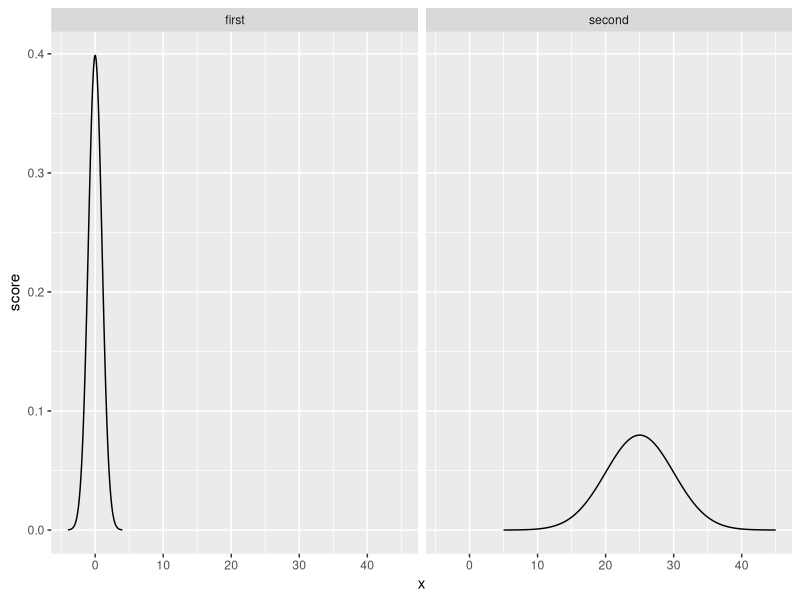
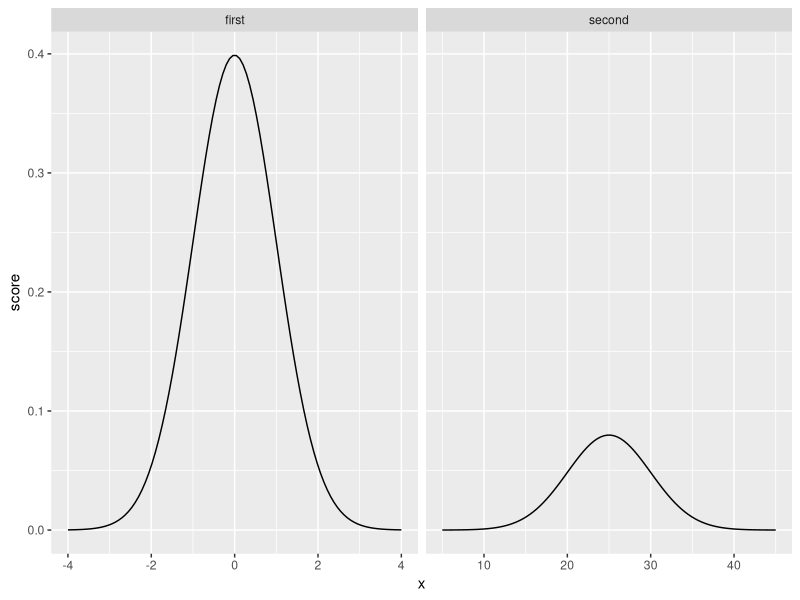
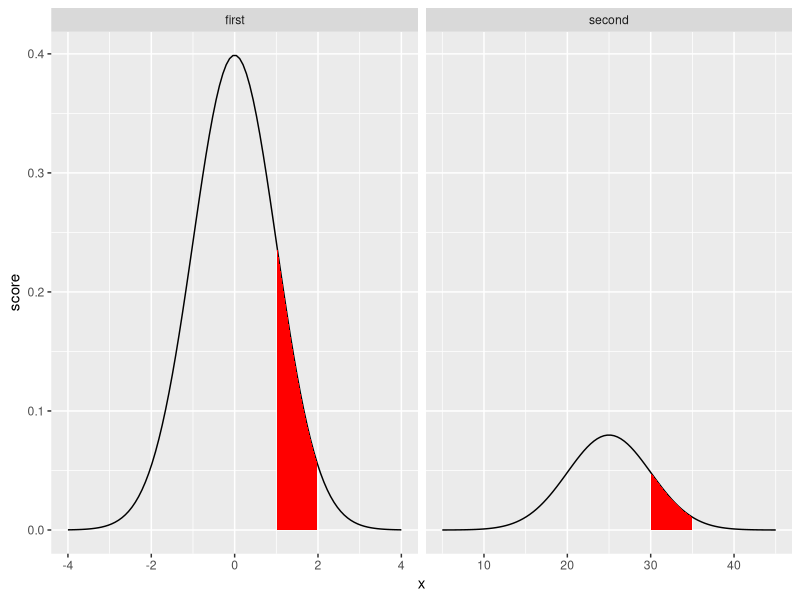
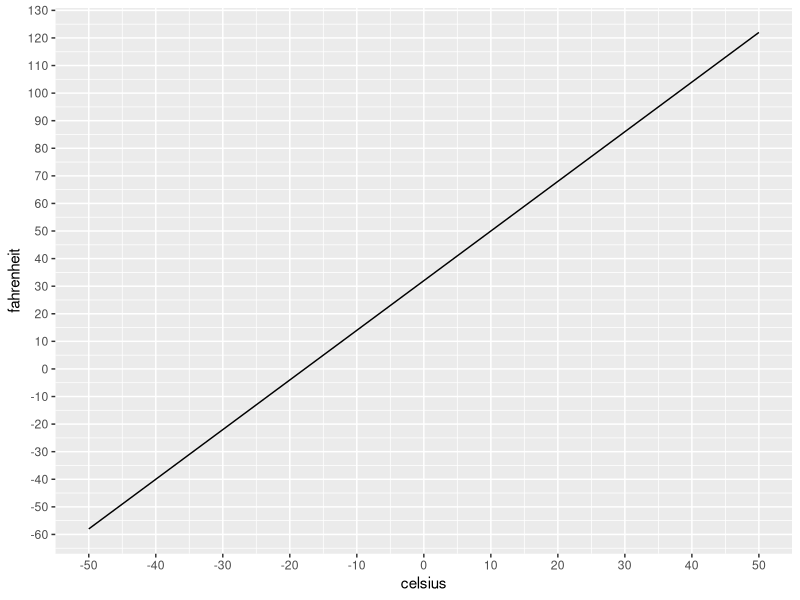
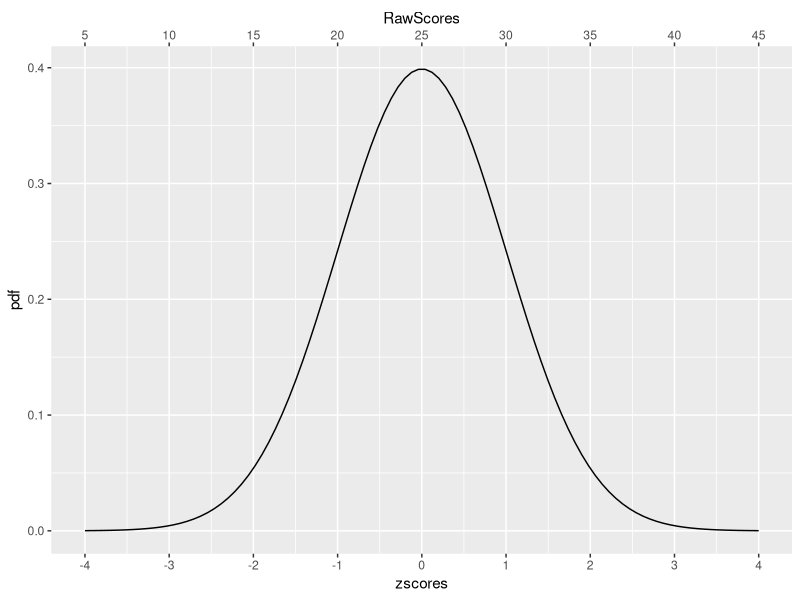

The R source for these figures, in order: (Note: this script raises an error after producing the figures.)
## ---- chunk 1
knitr::opts_chunk$set(echo = TRUE)
## ---- chunk 2

x <- 1
u <- 0   #mean
sigma <- 1   #stdev

1/(sigma*sqrt(2*pi))* exp(1)^(-.5*((x-u)/sigma)^2)

dnorm(1,0,1)

first_one <- dnorm(seq(-4,4,length.out=100),0,1)
second_one <- dnorm(seq(5,45,length.out=100),25,5)

plot_df <- data.frame(score=c(first_one,second_one),
                      x = c(seq(-4,4,length.out=100),seq(5,45,length.out=100)),
                      zscore = c(seq(-4,4,length.out=100),(seq(5,45,length.out=100)-25)/5),
                      dist = rep(c("first","second"),each=100))

library(ggplot2)

ggplot(plot_df, aes(y=score,x=x))+
  geom_line()+
  facet_wrap(~dist)

ggplot(plot_df, aes(y=score,x=x))+
  geom_line()+
  facet_wrap(~dist, scales="free_x")


## ---- chunk 3

library(dplyr)
#> 
#> Attaching package: 'dplyr'
#> The following objects are masked from 'package:stats':
#> 
#>     filter, lag
#> The following objects are masked from 'package:base':
#> 
#>     intersect, setdiff, setequal, union
ggplot(plot_df, aes(y=score,x=x))+
  geom_line()+
  facet_wrap(~dist, scales="free_x")+
  geom_ribbon(data = plot_df %>%filter(zscore >= 1,
                                       zscore <= 2),
              fill = "red",
              aes(ymin=0,ymax=score))


## ---- chunk 4

library(dplyr)

plot_df %>%
  filter(dist == "first",
         x>1,
         x <= 2) %>%
  select(score) %>%
  sum()/sum(first_one)

plot_df %>%
  filter(dist == "second",
         x > 30,
         x <= 35) %>%
  select(score) %>%
  sum()/sum(second_one)

## ---- chunk 5
pnorm(2,0,1) - pnorm(1,0,1)

pnorm(35,25,5)- pnorm(30,25,5)

pnorm(1,0,1,lower.tail=FALSE)
pnorm(2,0,1,lower.tail=FALSE)


## ---- chunk 6

celsius <- seq(-50, 50, 1)
fahrenheit <- seq(-50,50,1)*(9/5)+32

plot_df <- data.frame(celsius, fahrenheit)

ggplot(plot_df, aes(x=celsius, y=fahrenheit))+
  geom_line()+
  scale_y_continuous(breaks = seq(-60,140,10))+
  scale_x_continuous(breaks = seq(-50,50,10))



## ---- chunk 7
pdf <- dnorm(seq(-4,4,length.out = 100),0,1)
zscores <- seq(-4,4,length.out = 100)
raw <- zscores*10+100
plot_df <- data.frame(pdf,
                      zscores,
                      raw)

ggplot(plot_df, aes(x=zscores, y=pdf))+
  geom_line()+
  scale_x_continuous(breaks = c(-4:4),
                     sec.axis = sec_axis(~.*5+25, name = "RawScores", breaks=seq(5,50,5)))


knitr::include_graphics("imgs/norm_zscores.png")


## ---- chunk 8

raw_scores <- runif(10000, min=0,1)
hist(raw_scores)


sample_means <- replicate(10000, mean(runif(5,0,100)))
hist(sample_means)


mean(sample_means) 
sd(sample_means)

pnorm(1,0,1) - pnorm(0,0,1)


to_z <- (sample_means-mean(sample_means))/sd(sample_means)
length(to_z[to_z > 0 & to_z < 1])/10000

## ---- chunk 9
pnorm(5,1,3,lower.tail = FALSE) #one-tailed

pnorm((5-1)/3,0,1,lower.tail = FALSE)   #z-scores

pnorm(5,1,3,lower.tail = FALSE)*2   #2-tailed

## ---- chunk 10
sample_means <- replicate(10000,mean(rnorm(10,55,5)))
hist(sample_means)

mean(sample_means)
sd(sample_means)


5/sqrt(10)  #SEM

## ---- chunk 11

pnorm(60, 55, 5/sqrt(10), lower.tail=FALSE)

zscore <- (60-55)/(5/sqrt(10))
pnorm(zscore,0,1, lower.tail = FALSE)

length(sample_means[sample_means > 60])/10000

## ---- chunk 12
mean_differences <- replicate(10000,mean(rnorm(10,55,5))-mean(rnorm(10,55,5)))
hist(mean_differences)

## ---- chunk 13

to_zscores <- function(raw, mu, sd){
  zscores <- (raw-mu)/sd
  return(zscores)
}

some_numbers <- c(1,2,3,4,5)

to_zscores(some_numbers, 5, 1)



to_zscores_b <- function(raw, mu=NULL, sdev=NULL){
  if(is.null(mu) == TRUE) mu <- mean(raw)
  if(is.null(sdev) == TRUE) sdev <- sd(raw)
  zscores <- (raw - mu)/sdev
  return(zscores)
}

to_zscores_b(some_numbers, 5, 1) 

## ---- chunk 14
z.test <- function(sample_mean, 
                   sample_size, 
                   mu, 
                   sigma, 
                   two.tailed=TRUE){
    
  sampl_dist_mean <- mu
  sampl_dist_sd <- sigma/sqrt(sample_size)
  
  abs_difference <- abs(sample_mean - mu)
  
  p_value <- pnorm((mu+abs_difference), sampl_dist_mean, sampl_dist_sd, lower.tail = FALSE)
  if(two.tailed == TRUE) p_value <- p_value*2
  p_value
 
}

z.test(37, 5, 40, 7, two.tailed = FALSE)
